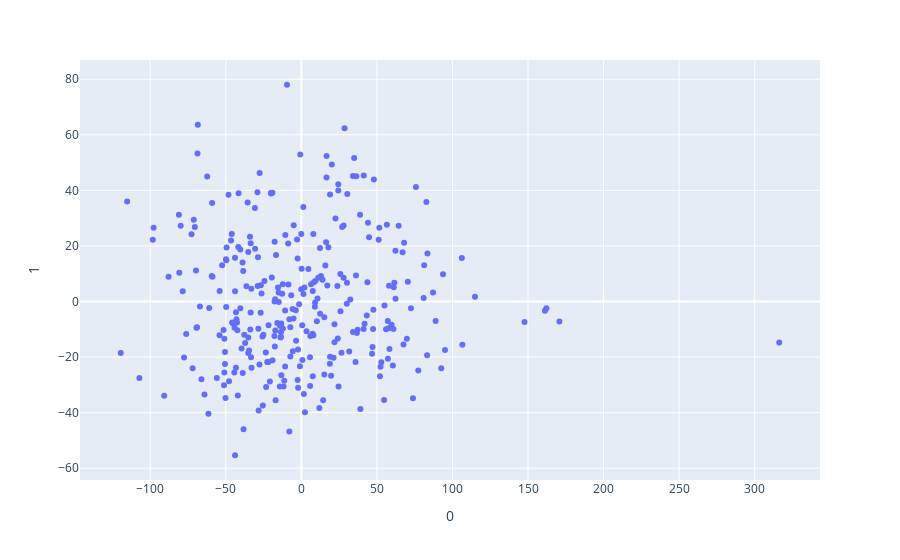

Notebook code for this chart:
### Code cell
two_pca=decomposition.PCA(n_components=2)
two_pca.fit(data)
twofeature= two_pca.transform(data)
print(twofeature.shape)
fig = px.scatter(twofeature, x=0, y=1)
fig.show()

### Figure 1 — Plotly figure (JSON) as saved in the notebook; plotly's stock layout.template omitted (floating-point values rounded to 4 significant figures; data arrays with more than 128 entries replaced by an {"elided": "..."} marker saying what was removed)
{"data": [{"hovertemplate": "0=%{x}<br>1=%{y}<extra></extra>", "legendgroup": "", "marker": {"color": "#636efa", "symbol": "circle"}, "mode": "markers", "name": "", "orientation": "v", "showlegend": false, "type": "scatter", "x": {"elided": "303 float values"}, "xaxis": "x", "y": {"elided": "303 float values"}, "yaxis": "y"}], "layout": {"legend": {"tracegroupgap": 0}, "margin": {"t": 60}, "xaxis": {"anchor": "y", "domain": [0, 1], "title": {"text": "0"}}, "yaxis": {"anchor": "x", "domain": [0, 1], "title": {"text": "1"}}}}
